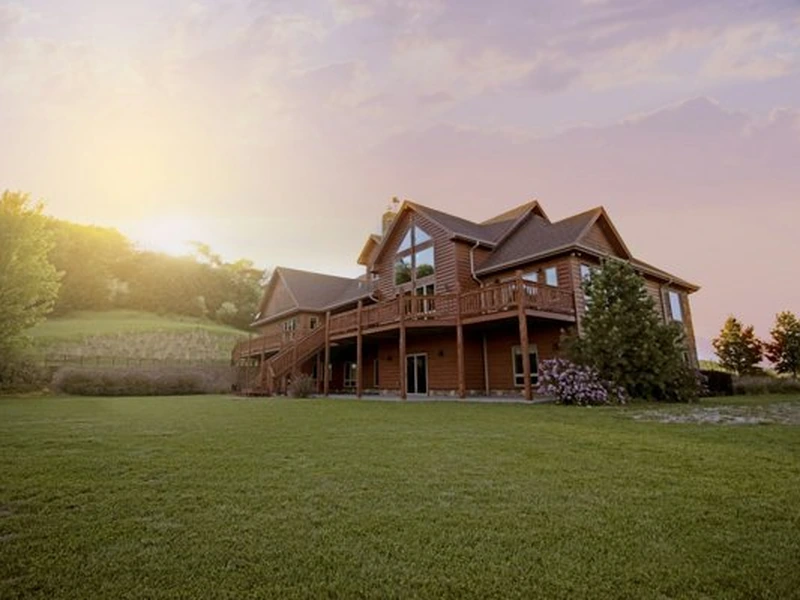
#> input picture assets/images/gallery/gallery-deck-courtyard.webp, 800 x 600 px, given in place of hero_deck_outdoor_living_1793850319432.jpg, which was not available
$ python update_gallery_images.py
#> lines starting #> are read from the running program, lines starting #| are printed output that depends on the picture
import os
from PIL import Image

out_dir = r"assets/images/gallery"
os.makedirs(out_dir, exist_ok=True)

def process_and_save(src_path, dst_name, target_size, crop_box=None, quality=88):
#> called with dst_name = 'gallery-hero.webp', target_size = (1600, 900), quality = 88
    dst_path = os.path.join(out_dir, dst_name)
    im = Image.open(src_path)
#> im is the input picture: PIL image 800x600 RGB; mean R, G, B 142.6, 130.9, 108
    if im.mode != 'RGB':
        im = im.convert('RGB')

    if crop_box:
        im = im.crop(crop_box)

    tw, th = target_size
    iw, ih = im.size
#> iw = 800; ih = 600
    scale = max(tw / iw, th / ih)
#> scale = 2
    nw = int(iw * scale)
#> nw = 1600
    nh = int(ih * scale)
#> nh = 1200
    im_resized = im.resize((nw, nh), Image.Resampling.LANCZOS)

    left = (nw - tw) // 2
#> left = 0
    top = (nh - th) // 2
#> top = 150
    cropped = im_resized.crop((left, top, left + tw, top + th))

    cropped.save(dst_path, 'WEBP', quality=quality, method=6)
    size_kb = os.path.getsize(dst_path) / 1024
    print(f"Generated {dst_name}: {tw}x{th} -> {size_kb:.1f} KB (from {os.path.basename(src_path)})")

# Paths
brain_hero = r"C:\Users\Sam John\.gemini\antigravity\brain\aa3393d8-6479-4912-9a44-277395bd13ea\hero_deck_outdoor_living_1793850319432.jpg"
brain_flow = r"C:\Users\Sam John\.gemini\antigravity\brain\aa3393d8-6479-4912-9a44-277395bd13ea\indoor_outdoor_flow_deck_1793850483924.jpg"
brain_retreat = r"C:\Users\Sam John\.gemini\antigravity\brain\aa3393d8-6479-4912-9a44-277395bd13ea\serene_deck_garden_retreat_1793850797959.jpg"

# 1. Hero Cover
process_and_save(brain_hero, "gallery-hero.webp", (1600, 900), quality=88)

# 2-7. Curated Portfolio Grid (6 items)
process_and_save("assets/images/index/home-deck.webp", "gallery-collection-deck.webp", (900, 700), quality=88)
#> call 2 of process_and_save, with src_path = 'assets/images/index/home-deck.webp', dst_name = 'gallery-collection-deck.webp', target_size = (900, 700), quality = 88
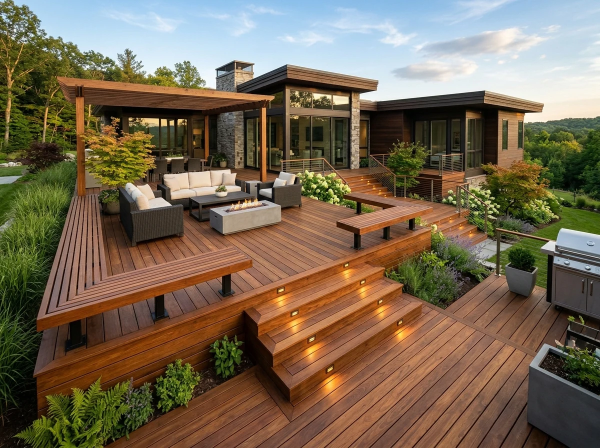
#> input picture assets/images/index/home-deck.webp, 1200 x 896 px, found by its file name (shown at 1/2 size)
#> in process_and_save, im is the input picture: PIL image 1200x896 RGB; mean R, G, B 118.9, 103.6, 82.1
process_and_save("assets/images/index/home-featured-pergola.webp", "gallery-collection-pergola.webp", (800, 1000), quality=88)
#> call 3 of process_and_save, with dst_name = 'gallery-collection-pergola.webp', target_size = (800, 1000), quality = 88
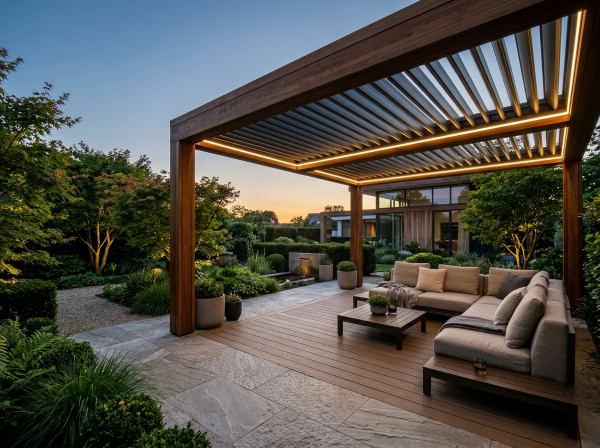
#> input picture assets/images/index/home-featured-pergola.webp, 1200 x 896 px, found by its file name (shown at 1/2 size)
#> in process_and_save, im is the input picture: PIL image 1200x896 RGB; mean R, G, B 84.1, 82.2, 74.9
#> in process_and_save (call 3), `cropped = im_resized.crop((left, top, left + tw, top + th))`:
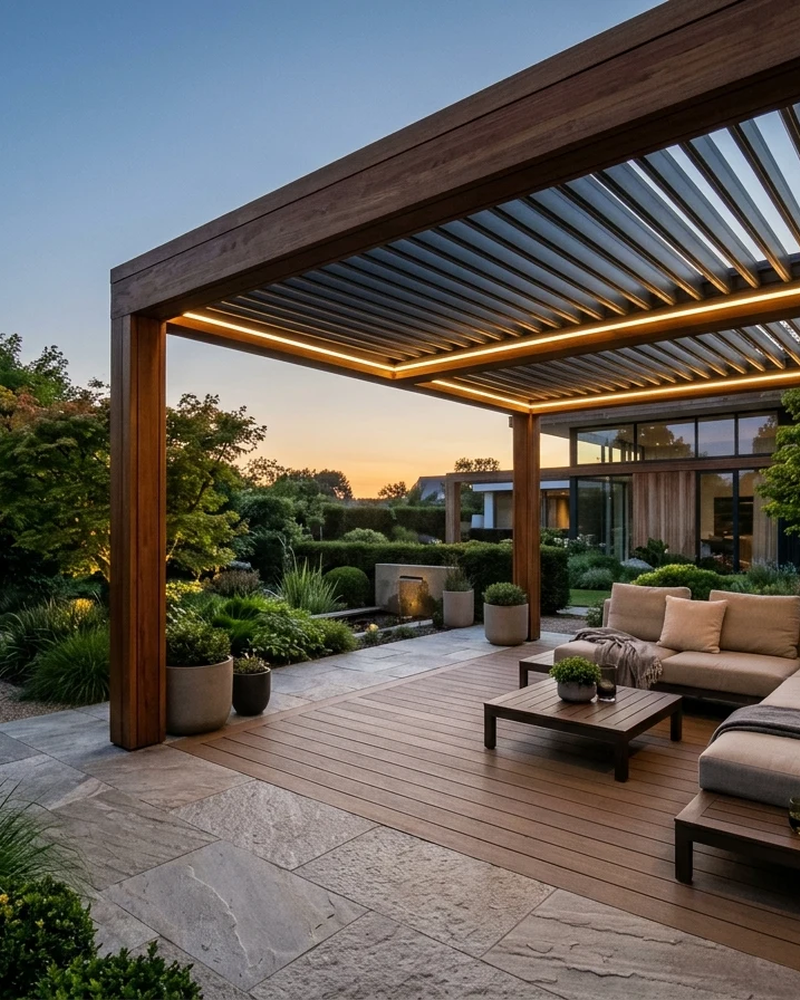
#> cropped: PIL image 800x1000 RGB; mean R, G, B 99.5, 94.6, 88.9
process_and_save("assets/images/index/home-outdoor-living.webp", "gallery-collection-covered.webp", (1000, 750), quality=88)
#> call 4 of process_and_save, with dst_name = 'gallery-collection-covered.webp', target_size = (1000, 750), quality = 88
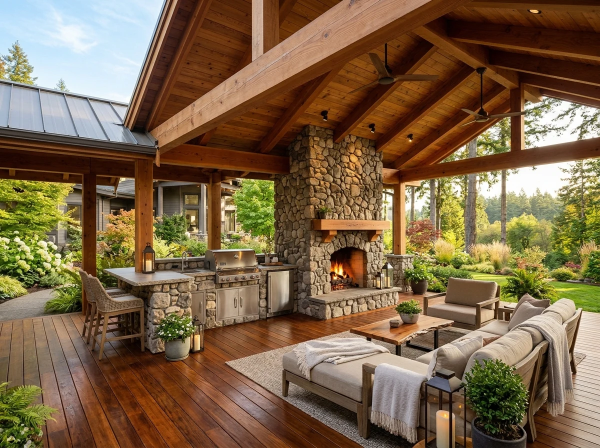
#> input picture assets/images/index/home-outdoor-living.webp, 1200 x 896 px, found by its file name (shown at 1/2 size)
#> in process_and_save, im is the input picture: PIL image 1200x896 RGB; mean R, G, B 124.7, 100.6, 71.6
process_and_save("assets/images/gallery/gallery-patio-firepit.webp", "gallery-collection-patio.webp", (900, 650), quality=88)
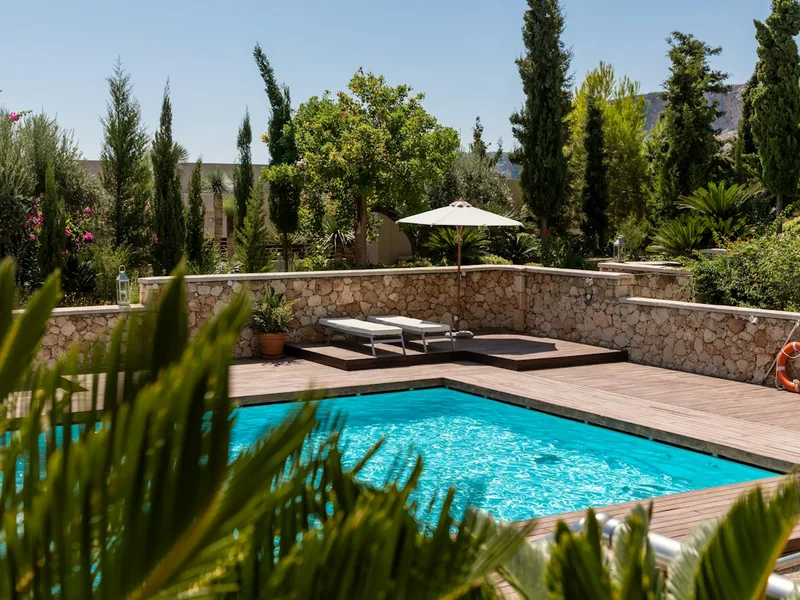
#> input picture assets/images/gallery/gallery-deck-multitier.webp, 800 x 600 px, given in place of gallery-patio-firepit.webp, which was not available
#> in process_and_save, im is the input picture: PIL image 800x600 RGB; mean R, G, B 92.9, 105.7, 85.1
#> in process_and_save (call 5), `cropped = im_resized.crop((left, top, left + tw, top + th))`:
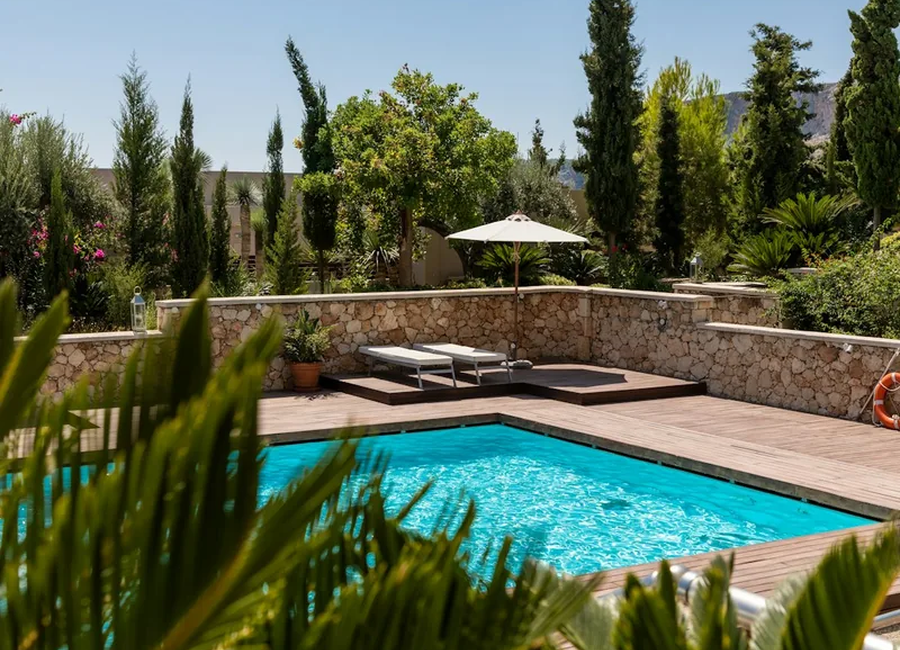
#> cropped: PIL image 900x650 RGB; mean R, G, B 92.4, 105.1, 84.3
process_and_save("assets/images/index/home-craftsmanship.webp", "gallery-collection-detail.webp", (750, 900), quality=88)
#> in process_and_save (call 6), `cropped = im_resized.crop((left, top, left + tw, top + th))`:
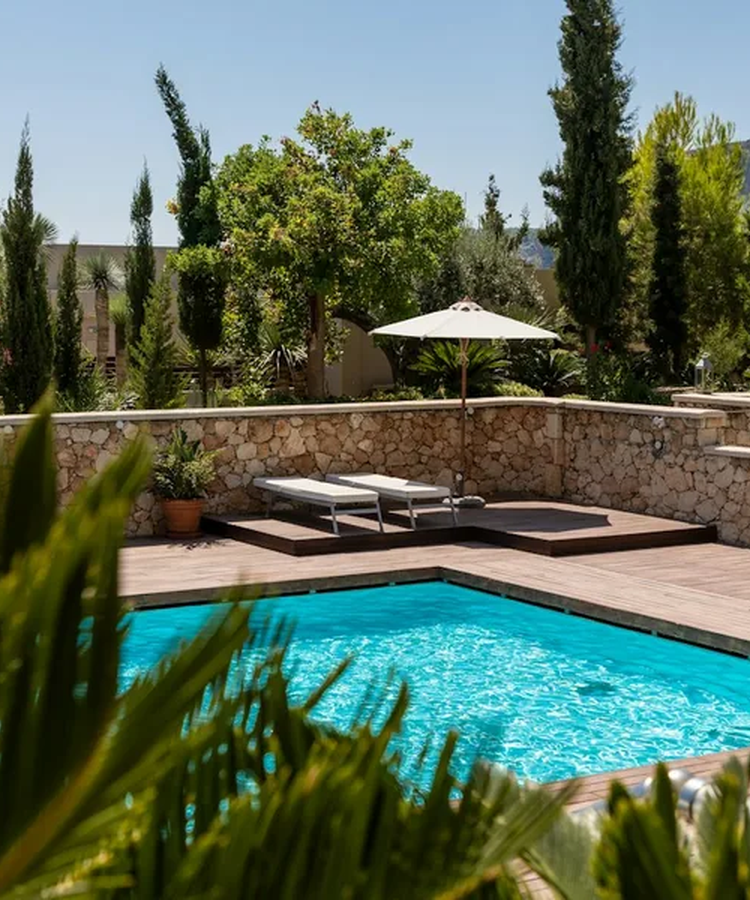
#> cropped: PIL image 750x900 RGB; mean R, G, B 91.4, 109, 90.9
#> (the run stopped early here; a loop or call above may not have finished)
